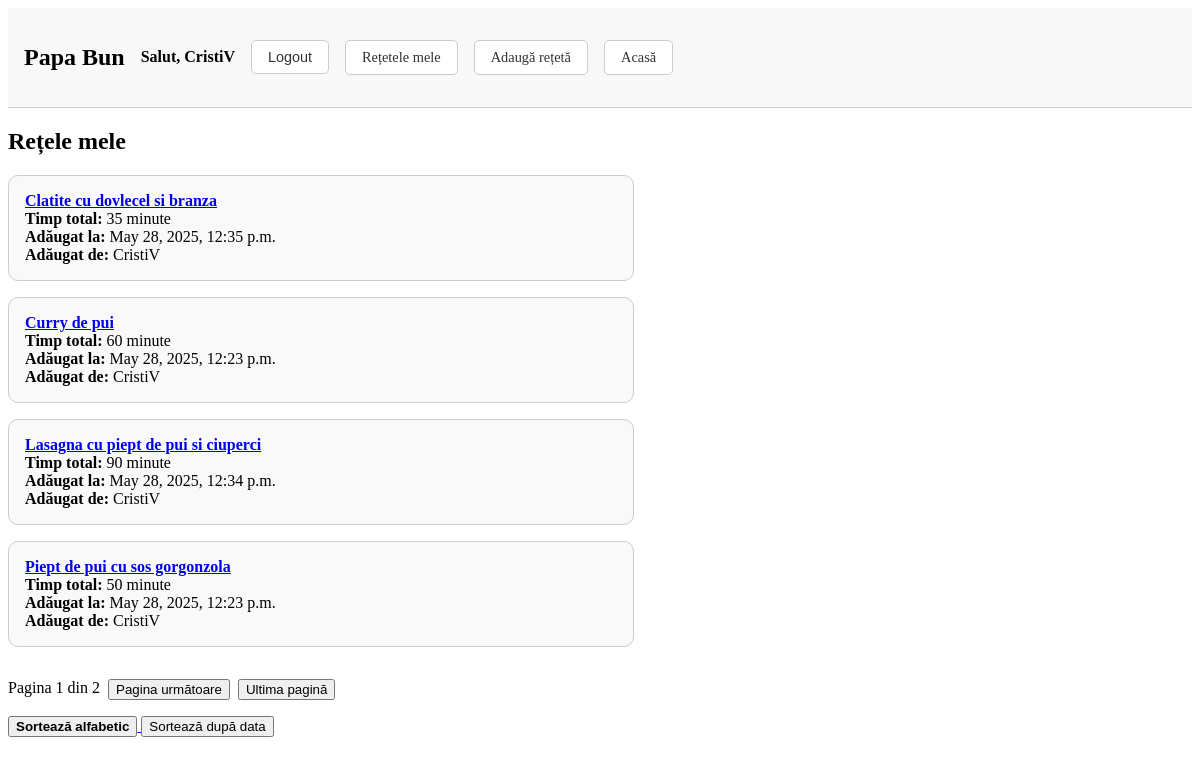
/my-recipes/ (signed in), run on the app's committed database.
### recipes/models.py (models this page shows, shortened)
class Recipe(models.Model):
    title = models.CharField(max_length=200)
    description = models.TextField(null=True)
    addition_date = models.DateTimeField(auto_now_add=True, null=True)
    prep_time = models.IntegerField(null=True, blank=True)
    cooking_time = models.IntegerField(null=True, blank=True)
    user = models.ForeignKey(User, on_delete=models.CASCADE, related_name='recipes', null=True)
    def total_time(self):
        prep = self.prep_time if self.prep_time is not None else 0
        cook = self.cooking_time if self.cooking_time is not None else 0
        return prep + cook

### recipes/views.py (the view)
# urls.py: path('my-recipes/', views.my_recipes, name='my_recipes'),
@login_required
def my_recipes(request):
    sort_by = request.GET.get('sort', 'title')
    if sort_by == 'added':
        recipes = Recipe.objects.filter(user=request.user).order_by('-addition_date')
    else:
        recipes = Recipe.objects.filter(user=request.user).order_by('title')
    paginator = Paginator(recipes, 4)
    page_number = request.GET.get('page')
    page_obj = paginator.get_page(page_number)
    return render(request, 'recipes/my_recipes.html', {
        'page_obj': page_obj,
        'sort_by': sort_by
    })

### recipes/templates/recipes/my_recipes.html (shortened to what this page needs)
{% extends 'base.html' %}
{% block content %}
<h2>Rețele mele</h2>
<div style="width: 50%; padding: 0; display: flex; flex-direction: column; gap: 1rem; ">
  {% if page_obj %}
      {% for recipe in page_obj %}
        <div style="width: 100%; padding: 1rem; border: 1px solid #ccc; border-radius: 10px; background-color: #f9f9f9;">
            <div> <strong><a href="{% url 'recipe_detail' recipe.id %}">{{ recipe.title }}</a></strong> </div>
            <div> <strong> Timp total:</strong> {{ recipe.total_time }} minute </div>
            <div> <strong>Adăugat la:</strong> {{ recipe.addition_date }} </div>
            <div> <strong>Adăugat de:</strong> {{ recipe.user.username }} </div>
        </div>
      {% endfor %}
  {% else %}
    <p>Nu ai rețete adăugate.</p>
  {% endif %}
<div class="pagination" style="margin-top: 1em; display: flex; gap: 0.5rem; flex-wrap: wrap;">
  <span>Pagina {{ page_obj.number }} din {{ page_obj.paginator.num_pages }}</span>
  {% if page_obj.has_next %}
    <form action="" method="get" style="display:inline;">
      <button type="submit">Pagina următoare</button>
    </form>
    <form action="" method="get" style="display:inline;">
      <button type="submit">Ultima pagină</button>
    </form>
  {% endif %}
</div>
<div style="margin-bottom: 1em;">
  <a href="?sort=title">
      <button {% if sort_by == 'title' %}style="font-weight:bold;"{% endif %}>
      Sortează alfabetic
      </button>
  </a>
  <a href="?sort=added">
      <button {% if sort_by == 'added' %}style="font-weight:bold;"{% endif %}>
        Sortează după data
      </button>
  </a>
</div>
</div>
{% endblock %}

### recipes/templates/base.html (shortened to what this page needs)
<!DOCTYPE html>
<html>
<head>
</head>
<body>
<nav>
    <div>
        <h1><strong>Papa Bun</strong></h1>
    </div>
    {% if user.is_authenticated %}
        <strong>Salut, {{ user.username }}</strong>
        <form method="post" action="{% url 'logout' %}">
            <button type="submit" class="nav-button">Logout</button>
        </form>
        <a href="{% url 'my_recipes' %}" class="nav-button">Rețetele mele</a>
    {% else %}
        <a href="{% url 'login' %}" class="nav-button">Autentificare</a>
        <a href="{% url 'register' %}" class="nav-button">Înregistrare</a>
    {% endif %}
    <a href="{% url 'recipe_add' %}" class="nav-button">Adaugă rețetă</a>
    <a href="{% url 'recipe_list' %}" class="nav-button">Acasă</a>
</nav>
{% block content %}
{% endblock %}
</body>
</html>

### recipes/templates/base.html (style rules this page uses)
nav { display: flex; align-items: center; gap: 1rem; padding: 1rem; background-color: #f8f8f8; border-bottom: 1px solid #ccc; }
nav h1 { margin-right: auto; }
.nav-button { text-decoration: none; padding: 0.5rem 1rem; border: 1px solid #ccc; border-radius: 5px; background-color: #ffffff; color: #333; cursor: pointer; font-size: 0.9rem; }
form { display: inline; }

### data on the page
Recipe: title "Clatite cu dovlecel si branza", total_time "35", addition_date "May 28, 2025, 12:35 p.m.", user.username "CristiV"
Recipe: title "Curry de pui", total_time "60", addition_date "May 28, 2025, 12:23 p.m.", user.username "CristiV"
Recipe: title "Lasagna cu piept de pui si ciuperci", total_time "90", addition_date "May 28, 2025, 12:34 p.m.", user.username "CristiV"
Recipe: title "Piept de pui cu sos gorgonzola", total_time "50", addition_date "May 28, 2025, 12:23 p.m.", user.username "CristiV"

### other printed values
{{ user.username }} "CristiV"
{{ page_obj.number }} "1"
{{ page_obj.paginator.num_pages }} "2"
